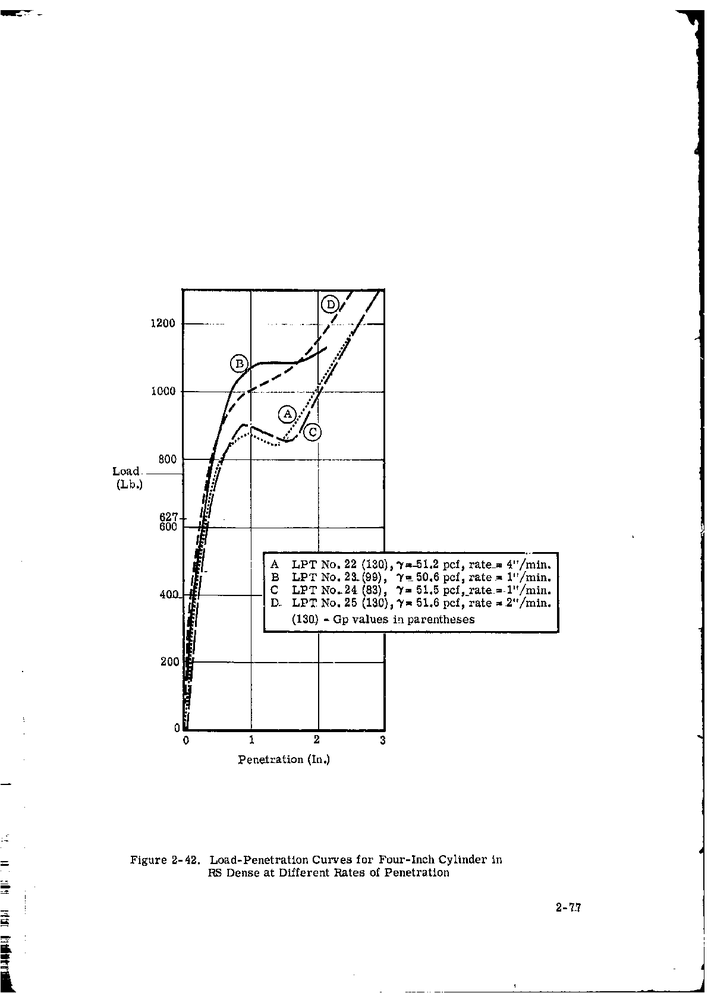
#> input picture img/1968/p0102.png, 711 x 993 px, shrunk from 1196 x 1671 before the run, found by its file name
$ python inklib.py
#> lines starting #> are read from the running program, lines starting #| are printed output that depends on the picture
"""Small helpers to read the center of a drawn line on the binary page image of Fig. 2-42."""
from pathlib import Path
import numpy as np
from PIL import Image
HERE = Path(__file__).resolve().parent
G = np.asarray(Image.open(HERE.parents[1] / "packet" / "p0102.png").convert("L")) < 128
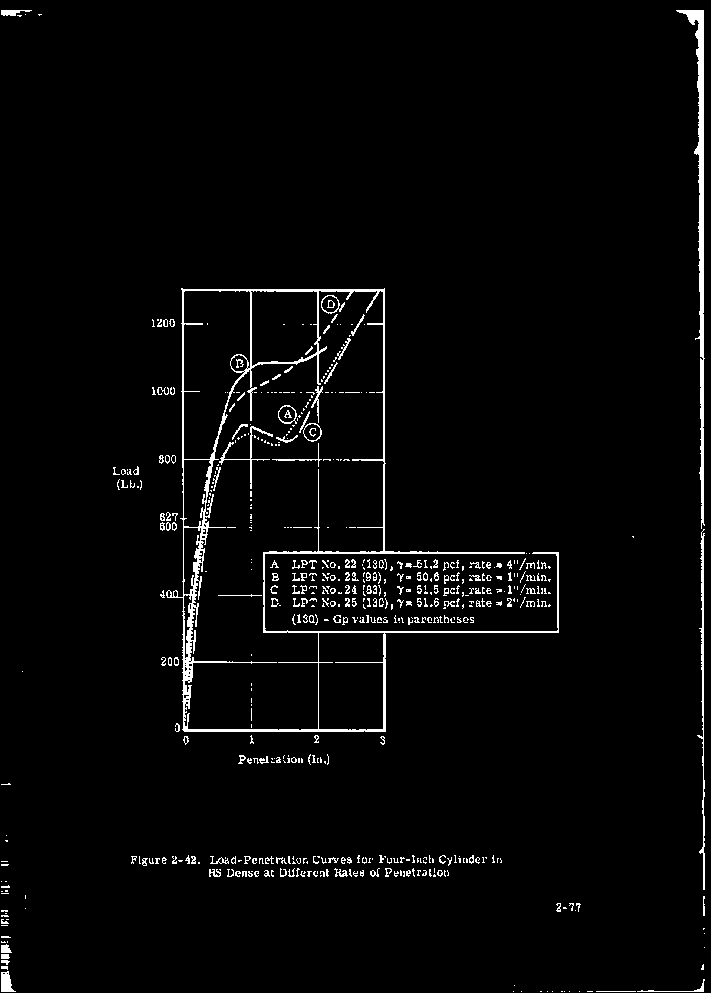
#> G: shape (993, 711) bool; 2.8% white in thin lines or dots

def runs_1d(arr, off):
    out, s = [], None
    for i, d in enumerate(arr):
        if d and s is None: s = i
        if not d and s is not None: out.append((s + off, i - 1 + off)); s = None
    if s is not None: out.append((s + off, len(arr) - 1 + off))
    return out

def row_runs(v, lo, hi): return runs_1d(G[v, lo:hi + 1], lo)
def col_runs(u, lo, hi): return runs_1d(G[lo:hi + 1, u], lo)

def nearest(runs, guess):
    best = None
    for a, b in runs:
        d = 0 if a <= guess <= b else min(abs(a - guess), abs(b - guess))
        if best is None or d < best[0]: best = (d, a, b)
    return best[1:] if best else None

def row_center(v, guess, win=12):
    r = nearest(row_runs(v, int(guess - win), int(guess + win)), guess)
    return None if r is None else ((r[0] + r[1]) / 2, r[1] - r[0] + 1, r)

def col_center(u, guess, win=12):
    r = nearest(col_runs(u, int(guess - win), int(guess + win)), guess)
    return None if r is None else ((r[0] + r[1]) / 2, r[1] - r[0] + 1, r)

def find_row_crossing(u_target, v_lo, v_hi, guess_u, win=10):
    """Rows v in [v_lo, v_hi] whose run nearest guess_u has its center closest to u_target."""
    best = None
    for v in range(v_lo, v_hi + 1):
        rc = row_center(v, guess_u, win)
        if rc is None: continue
        d = abs(rc[0] - u_target)
        if best is None or d < best[0]: best = (d, v, rc)
    return best

$ run again, with img/1968/p0027.png copied over img/1968/p0102.png
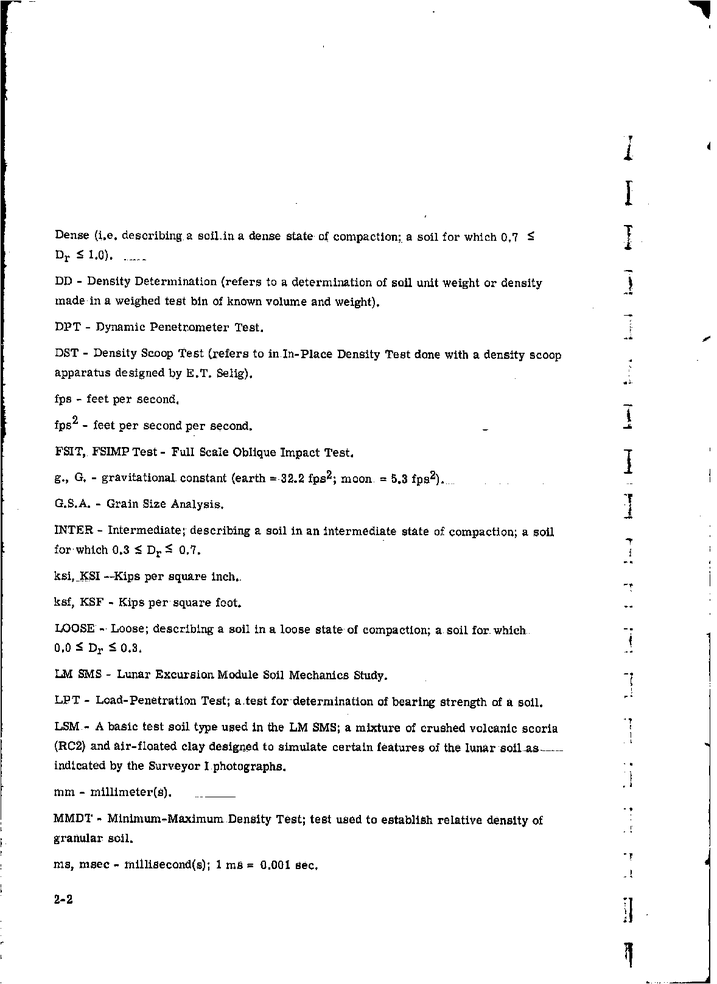
#> input picture img/1968/p0027.png, 717 x 984 px, shrunk from 1178 x 1618 before the run, found by its file name
#> `G = np.asarray(Image.open(HERE.parents[1] / "packet" / "p0102.png").co..`:
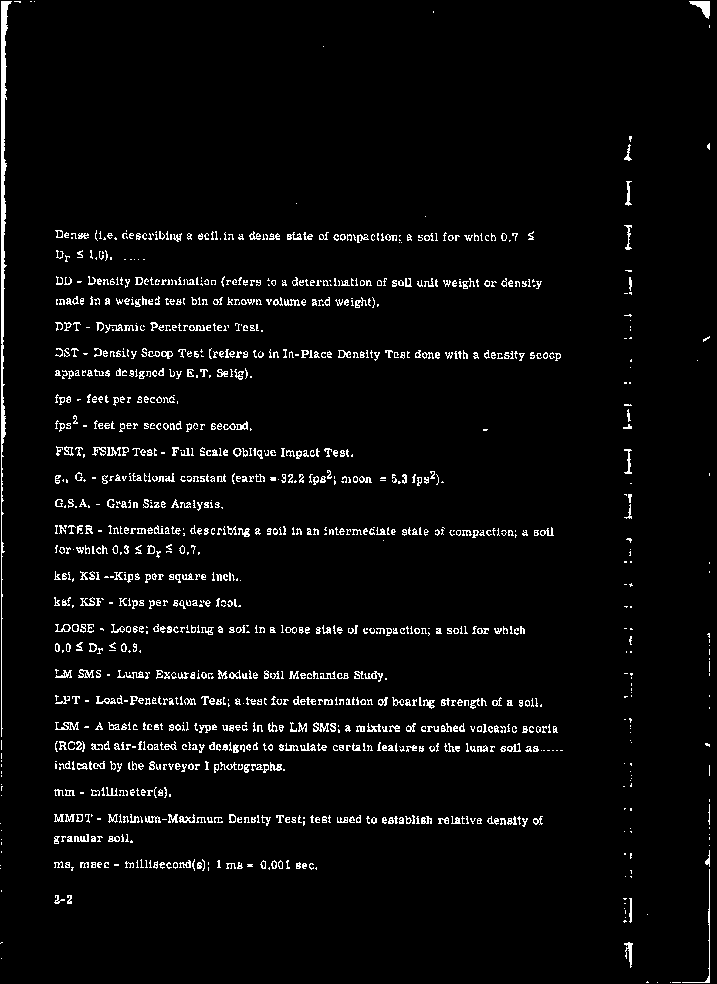
#> G: shape (984, 717) bool; 3.9% white in thin lines or dots

$ run again, with img/1968/p0037.png copied over img/1968/p0102.png
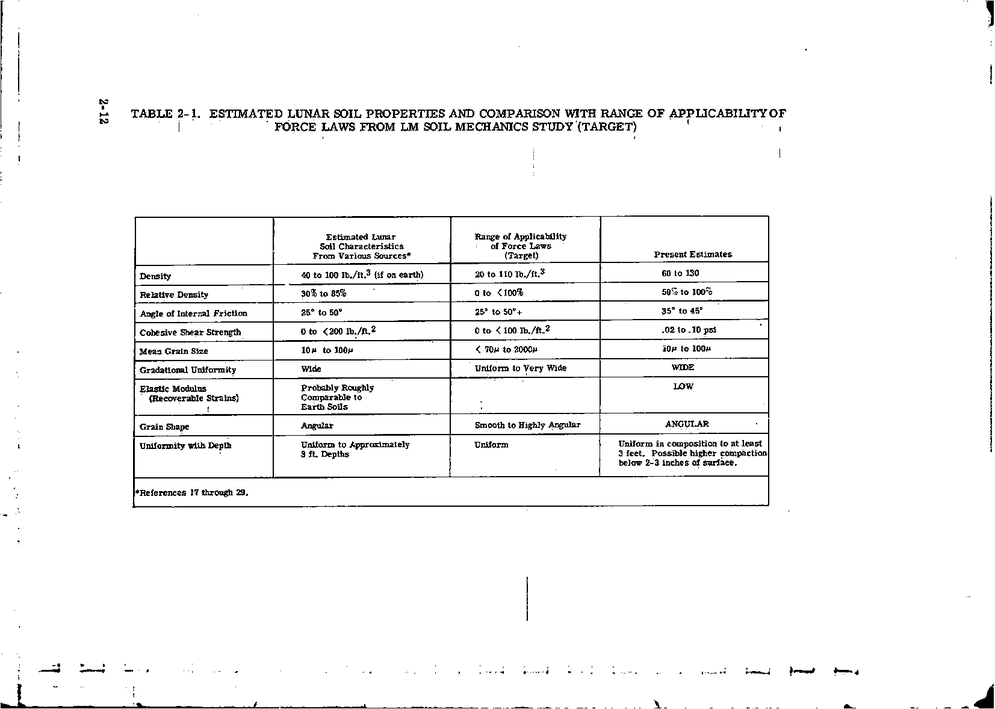
#> input picture img/1968/p0037.png, 995 x 709 px, shrunk from 1653 x 1178 before the run, found by its file name
#> `G = np.asarray(Image.open(HERE.parents[1] / "packet" / "p0102.png").co..`:
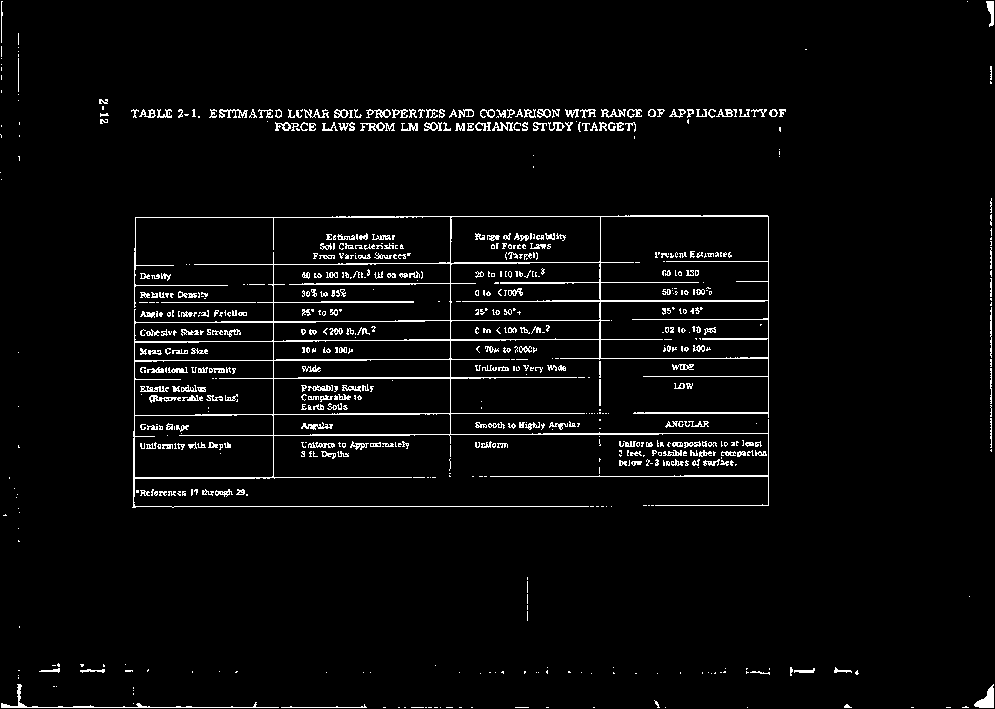
#> G: shape (709, 995) bool; 3.8% white in thin lines or dots

$ run again, with img/1968/p0039.png copied over img/1968/p0102.png
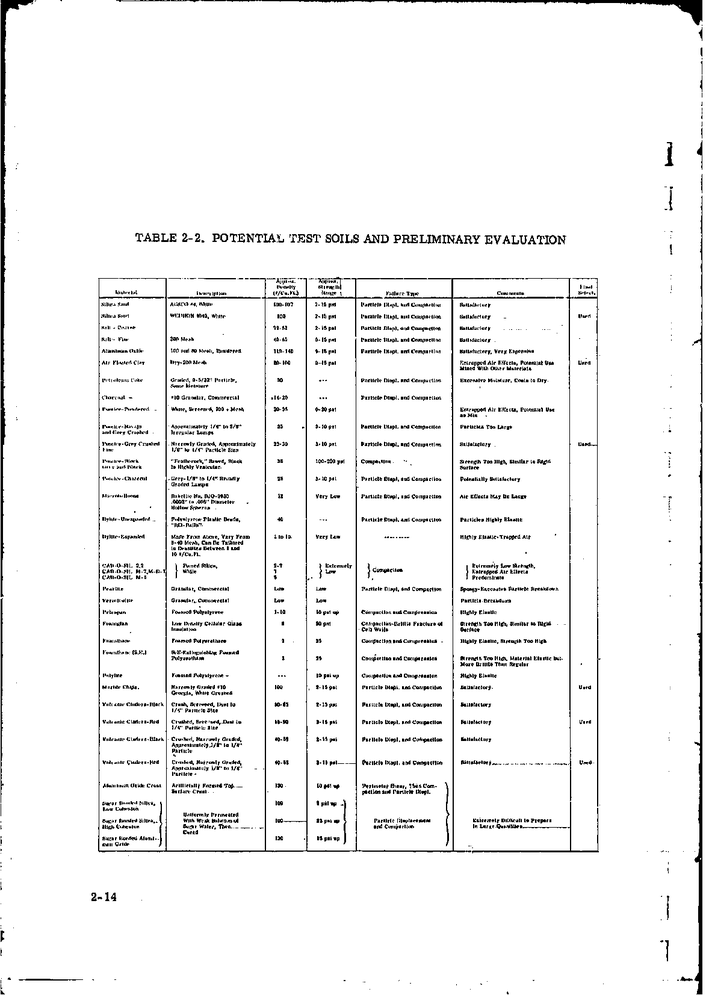
#> input picture img/1968/p0039.png, 709 x 995 px, shrunk from 1178 x 1653 before the run, found by its file name
#> `G = np.asarray(Image.open(HERE.parents[1] / "packet" / "p0102.png").co..`:
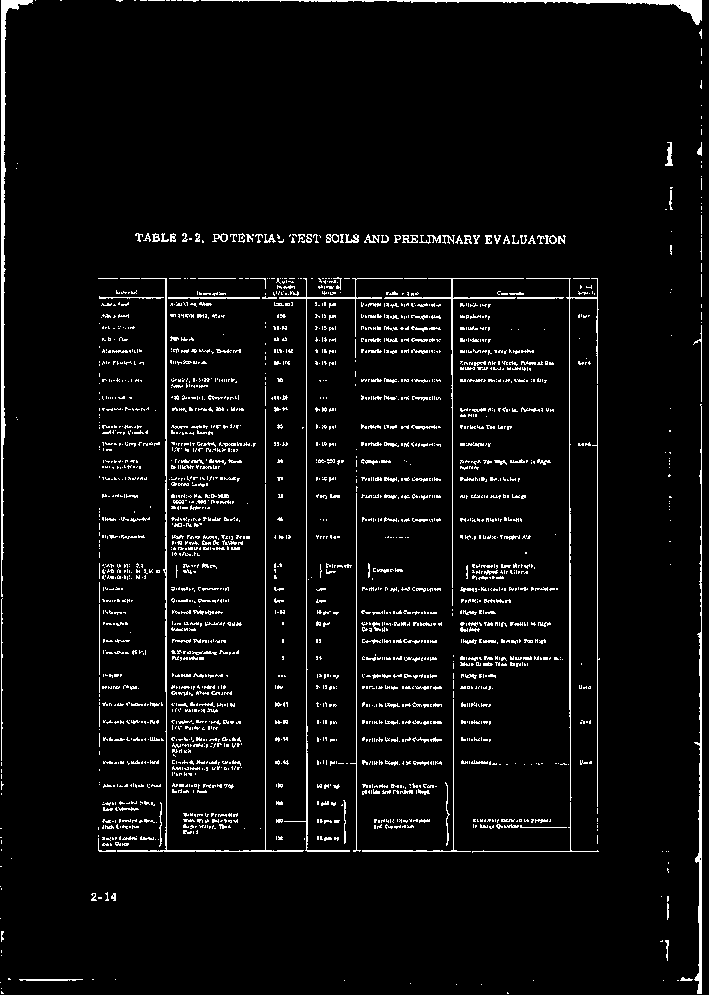
#> G: shape (995, 709) bool; 4.8% white in thin lines or dots
